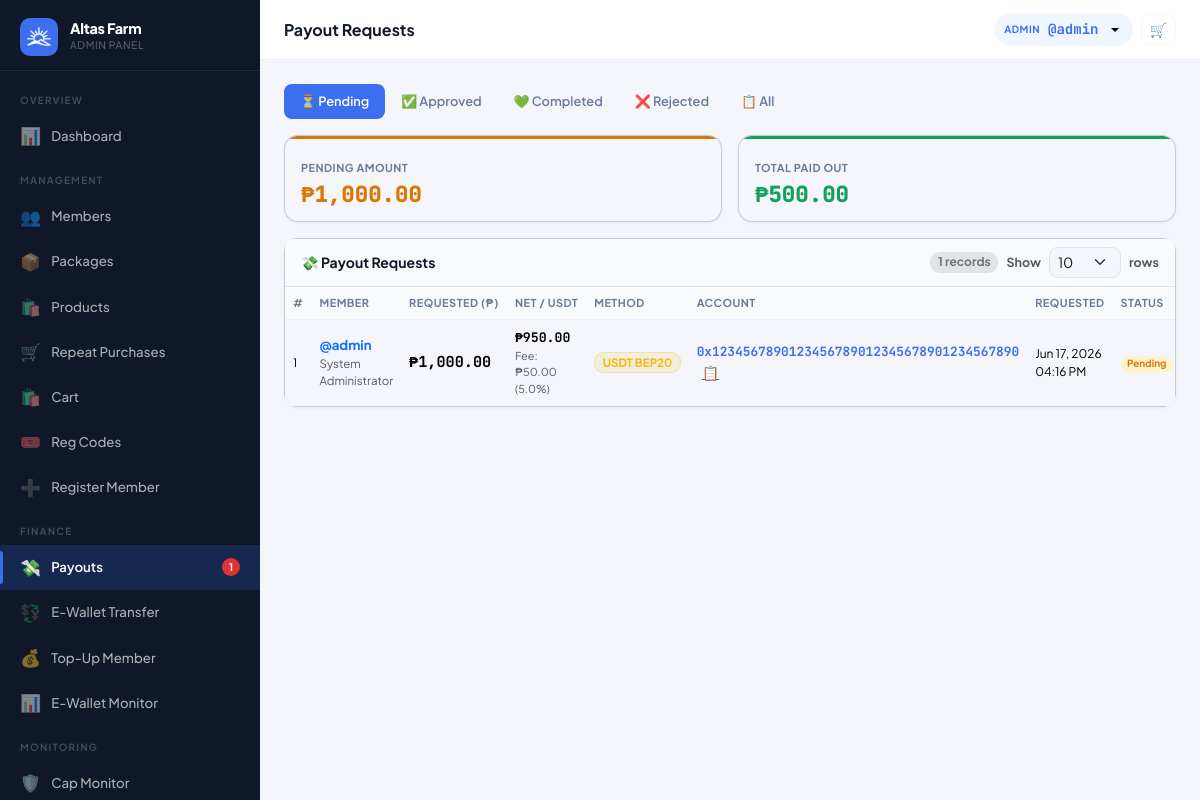
Screenshot of /?page=admin_payouts (signed in) with the database file from the repository.
### tables this page shows
CREATE TABLE settings (
  key_name   VARCHAR(80) NOT NULL PRIMARY KEY,
  value      TEXT        NOT NULL,
  updated_at TIMESTAMP DEFAULT CURRENT_TIMESTAMP ON UPDATE CURRENT_TIMESTAMP
);

CREATE TABLE users (
  id                INT UNSIGNED AUTO_INCREMENT PRIMARY KEY,
  username          VARCHAR(40)  NOT NULL UNIQUE,
  password_hash     VARCHAR(255) NOT NULL,
  role              ENUM('member','admin') NOT NULL DEFAULT 'member',
  package_id        INT UNSIGNED NULL,
  reg_code_id           INT UNSIGNED NULL,
  reg_payment_method    ENUM('code','ewallet','pending') NOT NULL DEFAULT 'code',
  reg_paid_by           INT UNSIGNED NULL,

   
  sponsor_id        INT UNSIGNED NULL,
  binary_parent_id  INT UNSIGNED NULL,
  binary_position   ENUM('left','right') NULL,

   
  left_count        INT UNSIGNED NOT NULL DEFAULT 0,
  right_count       INT UNSIGNED NOT NULL DEFAULT 0,
  pairs_paid        INT UNSIGNED NOT NULL DEFAULT 0,
  pairs_flushed     INT UNSIGNED NOT NULL DEFAULT 0,
  pairs_paid_today  INT UNSIGNED NOT NULL DEFAULT 0,   

   
  left_pv           DECIMAL(14,2) NOT NULL DEFAULT 0.00 COMMENT 'Accumulated PV on left binary leg',
  right_pv          DECIMAL(14,2) NOT NULL DEFAULT 0.00 COMMENT 'Accumulated PV on right binary leg',
  paired_pv         DECIMAL(14,2) NOT NULL DEFAULT 0.00 COMMENT 'Total paired PV lifetime',
  paired_pv_today   DECIMAL(14,2) NOT NULL DEFAULT 0.00 COMMENT 'Paired PV today (reset by midnight cron)',
  flushed_pv        DECIMAL(14,2) NOT NULL DEFAULT 0.00 COMMENT 'PV flushed in binary pairing',
  personal_pv       DECIMAL(14,2) NOT NULL DEFAULT 0.00 COMMENT 'Personal sales PV from downline product purchases',
  group_pv          DECIMAL(14,2) NOT NULL DEFAULT 0.00 COMMENT 'Group sales PV from downline',

   
  lifetime_earned       DECIMAL(14,2) NOT NULL DEFAULT 0.00,
  cap_status            ENUM('active','capped','perminact') NOT NULL DEFAULT 'active',
  capping_bypass        TINYINT(1)   NOT NULL DEFAULT 0,
  daily_cap_bypass      TINYINT(1)   NOT NULL DEFAULT 0,
  capped_at             TIMESTAMP NULL,
  last_reactivation_at  TIMESTAMP NULL,
  dfi_days_used         INT UNSIGNED NOT NULL DEFAULT 0,
  dfi_active            TINYINT(1)   NOT NULL DEFAULT 1,
  cd_active             TINYINT(1)   NOT NULL DEFAULT 0,
  ewallet_sent_today      DECIMAL(12,2) NOT NULL DEFAULT 0.00,
  ewallet_sent_this_week  DECIMAL(12,2) NOT NULL DEFAULT 0.00,

   
  full_name         VARCHAR(120) NULL,
  email             VARCHAR(120) NULL,
  mobile            VARCHAR(20)  NULL,
  gcash_number       VARCHAR(20)  NULL,
  maya_number        VARCHAR(20)  NULL,
  usdt_trc20_address VARCHAR(100) NULL,
  usdt_bep20_address VARCHAR(100) NULL,
  address            TEXT         NULL,
  photo             VARCHAR(200) NULL,

  ewallet_balance       DECIMAL(14,2) NOT NULL DEFAULT 0.00,
  withdrawable_balance  DECIMAL(14,2) NOT NULL DEFAULT 0.00,
  status                ENUM('active','suspended','pending') NOT NULL DEFAULT 'active',
  joined_at         TIMESTAMP DEFAULT CURRENT_TIMESTAMP,
  last_login        TIMESTAMP NULL,

  FOREIGN KEY (sponsor_id)       REFERENCES users(id) ON DELETE SET NULL,
  FOREIGN KEY (binary_parent_id) REFERENCES users(id) ON DELETE SET NULL,
  FOREIGN KEY (package_id)       REFERENCES packages(id) ON DELETE SET NULL
);

CREATE TABLE payout_requests (
  id            INT UNSIGNED AUTO_INCREMENT PRIMARY KEY,
  user_id       INT UNSIGNED  NOT NULL,
  amount        DECIMAL(12,2) NOT NULL,
  payout_method  ENUM('gcash','maya','usdt_trc20','usdt_bep20') NOT NULL DEFAULT 'gcash',
  payout_account VARCHAR(100) NOT NULL DEFAULT '',
  service_fee_pct     DECIMAL(5,2)  NOT NULL DEFAULT 0.00,
  service_fee_amount  DECIMAL(12,2) NOT NULL DEFAULT 0.00,
  usdt_trc20_rate     DECIMAL(12,4) NOT NULL DEFAULT 0.00,
  usdt_trc20_gas_fee  DECIMAL(10,4) NOT NULL DEFAULT 0.00,
  usdt_trc20_amount   DECIMAL(12,4) NOT NULL DEFAULT 0.00,
  usdt_bep20_rate     DECIMAL(12,4) NOT NULL DEFAULT 0.00,
  usdt_bep20_gas_fee  DECIMAL(10,4) NOT NULL DEFAULT 0.00,
  usdt_bep20_amount   DECIMAL(12,4) NOT NULL DEFAULT 0.00,
  status        ENUM('pending','approved','rejected','completed') NOT NULL DEFAULT 'pending',
  admin_note    TEXT          NULL,
  processed_by  INT UNSIGNED  NULL,
  requested_at  TIMESTAMP DEFAULT CURRENT_TIMESTAMP,
  processed_at  TIMESTAMP NULL,
  FOREIGN KEY (user_id)      REFERENCES users(id),
  FOREIGN KEY (processed_by) REFERENCES users(id) ON DELETE SET NULL
);

### views/admin/payouts.php (the view, shortened to what the rows shown need)
<?php require 'views/partials/head.php'; ?>
<?php require 'views/partials/sidebar_admin.php'; ?>
<div class="main-content">
  <?php require 'views/partials/topbar.php'; ?>
  <div class="page-content">
    <div class="card">
      <div class="table-responsive">
        <table class="table table-hover mb-0">
          <thead>
            <tr>
              <th>#</th>
              <th>Member</th>
              <th>Requested (₱)</th>
              <th>Net / USDT</th>
              <th>Method</th>
              <th>Account</th>
              <th>Requested</th>
              <th>Status</th>
            </tr>
          </thead>
          <tbody>
            <?php if (empty($result['data'])): ?>
              <tr>
                <td colspan="9" class="text-center py-5 text-muted">No payout requests found.</td>
              </tr>
              <?php else: foreach ($result['data'] as $pr):
                $method  = $pr['payout_method']  ?: 'gcash';
                $account = $pr['payout_account'];
                $methodLabel = match ($method) {
                  'maya'        => 'Maya',
                  'usdt_trc20'  => 'USDT TRC20',
                  'usdt_bep20'  => 'USDT BEP20',
                  default       => 'GCash'
                };
                $methodColor = match ($method) {
                  'maya'        => '#48b0db',
                  'usdt_trc20'  => '#26a17b',
                  'usdt_bep20'  => '#f0b90b',
                  default       => '#0070d8'
                };
                $netPhp      = $pr['amount'] - ($pr['service_fee_amount'] ?? 0);
                $rateCol     = $method === 'usdt_bep20' ? 'usdt_bep20_rate'   : 'usdt_trc20_rate';
                $amtCol      = $method === 'usdt_bep20' ? 'usdt_bep20_amount' : 'usdt_trc20_amount';
                $gasCol      = $method === 'usdt_bep20' ? 'usdt_bep20_gas_fee': 'usdt_trc20_gas_fee';
                $hasUsdt     = in_array($method, ['usdt_trc20', 'usdt_bep20'], true) && ($pr[$amtCol] ?? 0) > 0;
              ?>
                <tr>
                  <td class="td-muted" style="font-size:.72rem;"><?= $pr['id'] ?></td>
                  <td>
                    <a href="<?= APP_URL ?>/?page=admin_user_view&id=<?= $pr['user_id'] ?>"
                      class="fw-bold text-decoration-none">@<?= e($pr['username']) ?></a>
                    <div class="text-muted" style="font-size:.72rem;"><?= e($pr['full_name'] ?? '') ?></div>
                  </td>
                  <td class="font-mono fw-bold td-green" style="font-size:.95rem;">
                    <?= fmt_money($pr['amount']) ?>
                  </td>
                  <td>
                    <?php if ($hasUsdt): ?>
                      <div class="fw-bold font-mono text-success"><?= number_format($pr[$amtCol], 4) ?> USDT</div>
                      <div class="text-muted" style="font-size:.68rem;">@ ₱<?= number_format($pr[$rateCol], 2) ?></div>
                      <?php if (($pr['service_fee_amount'] ?? 0) > 0): ?>
                        <div class="text-muted" style="font-size:.65rem;">Fee: <?= fmt_money($pr['service_fee_amount']) ?> + <?= number_format($pr[$gasCol], $method === 'usdt_bep20' ? 6 : 2) ?> USDT gas</div>
                      <?php endif; ?>
                    <?php elseif (($pr['service_fee_amount'] ?? 0) > 0): ?>
                      <div class="fw-bold font-mono"><?= fmt_money($netPhp) ?></div>
                      <div class="text-muted" style="font-size:.68rem;">Fee: <?= fmt_money($pr['service_fee_amount']) ?> (<?= number_format($pr['service_fee_pct'], 1) ?>%)</div>
                    <?php else: ?>
                      <span class="font-mono fw-bold"><?= fmt_money($pr['amount']) ?></span>
                    <?php endif; ?>
                  </td>
                  <td>
                    <span class="badge" style="background:<?= $methodColor ?>20;color:<?= $methodColor ?>;border:1px solid <?= $methodColor ?>40;font-size:.72rem;">
                      <?= $methodLabel ?>
                    </span>
                  </td>
                  <td>
                    <span class="font-mono fw-bold text-primary" style="font-size:.8rem;"><?= $account ? e($account) : '<span class="text-muted fst-italic">—</span>' ?></span>
                    <?php if ($account): ?>
                      <button class="btn btn-sm btn-link p-0 ms-1"
                        onclick="copyText('<?= e($account) ?>')" title="Copy">📋</button>
                    <?php endif; ?>
                  </td>
                  <td class="td-muted" style="font-size:.75rem;"><?= fmt_datetime($pr['requested_at']) ?></td>
                  <td>
                    <?php
                    $b = match ($pr['status']) {
                      'pending'   => 'bg-warning-subtle text-warning',
                      'approved'  => 'bg-info-subtle text-info',
                      'completed' => 'bg-success-subtle text-success',
                      'rejected'  => 'bg-danger-subtle text-danger',
                      default     => 'bg-secondary-subtle text-secondary'
                    };
                    ?>
                    <span class="badge <?= $b ?>"><?= ucfirst($pr['status']) ?></span>
                  </td>
                </tr>
            <?php endforeach;
            endif; ?>
          </tbody>
        </table>
      </div>
    </div>
  </div>
</div>
<?php require 'views/partials/footer.php'; ?>

### views/partials/sidebar_admin.php (shortened to what the rows shown need)
<?php
$cp = current_page();
$user = Auth::user();
$initial = strtoupper(substr($user['username'] ?? 'A', 0, 1));
$pendingPayouts = (int)db()->query("SELECT COUNT(*) FROM payout_requests WHERE status='pending'")->fetchColumn();
$pendingMembers = (int)db()->query("SELECT COUNT(*) FROM users WHERE role='member' AND status='pending'")->fetchColumn();
function renderAdminNav($cp, $user, $initial, $pendingPayouts, $pendingMembers)
{ ?>
  <div class="sidebar-brand">
    <div>
      <div class="brand-name"><?= e(setting('site_name', APP_NAME)) ?></div>
      <div class="brand-sub">Admin Panel</div>
    </div>
  </div>
<?php } ?>
<div class="sidebar d-none d-lg-flex flex-column">
  <?php renderAdminNav($cp, $user, $initial, $pendingPayouts, $pendingMembers); ?>
</div>

### views/partials/topbar.php (shortened to what the rows shown need)
<?php
if (isset($_GET['page']) && $_GET['page'] === 'admin_user_view' && !empty($_GET['id']) && Auth::isAdmin()) {
  $user = getUserById((int)$_GET['id']);
  if (!$user) {
    flash('error', 'User not found.');
    redirect('/?page=admin_users');
  }
} else {
  $user = Auth::user();
}
?>
<div class="topbar-wrapper no-print">
  <div class="d-flex align-items-center gap-2">
    <div class="dropdown">
      <button class="topbar-balance border-0 dropdown-toggle" type="button"
        data-bs-toggle="dropdown" aria-expanded="false"
        title="<?= e($user['username'] ?? '') ?>" style="cursor:pointer;">
        <span class="bal-label"><?= Auth::isAdmin() ? 'Admin' : 'User' ?></span>
        <span class="bal-amount">@<?= e($user['username'] ?? '') ?></span>
      </button>
    </div>
  </div>
</div>

### rows the page displays
settings: value "Altas Farm"
users: username "admin"
payout_requests: id "1", user.username "admin", user.full_name "System Administrator", amount "₱1,000.00", fmt_money($netPhp) "₱950.00", service_fee_amount "₱50.00", service_fee_pct "5.0", payout_method "USDT BEP20", payout_account "0x1234567890123456789012345678901234567890", requested_at "Jun 17, 2026 04:16 PM", status "Pending"

### other values shown
$pendingPayouts "1"
$pageTitle "Payout Requests"
$label "⏳ Pending"
$label "✅ Approved"
$label "💚 Completed"
$label "❌ Rejected"
$label "📋 All"
fmt_money(Payout::pendingTotal()) "₱1,000.00"
fmt_money(Payout::totalPaid()) "₱500.00"
$result['total'] "1"
form field per_page "10"
